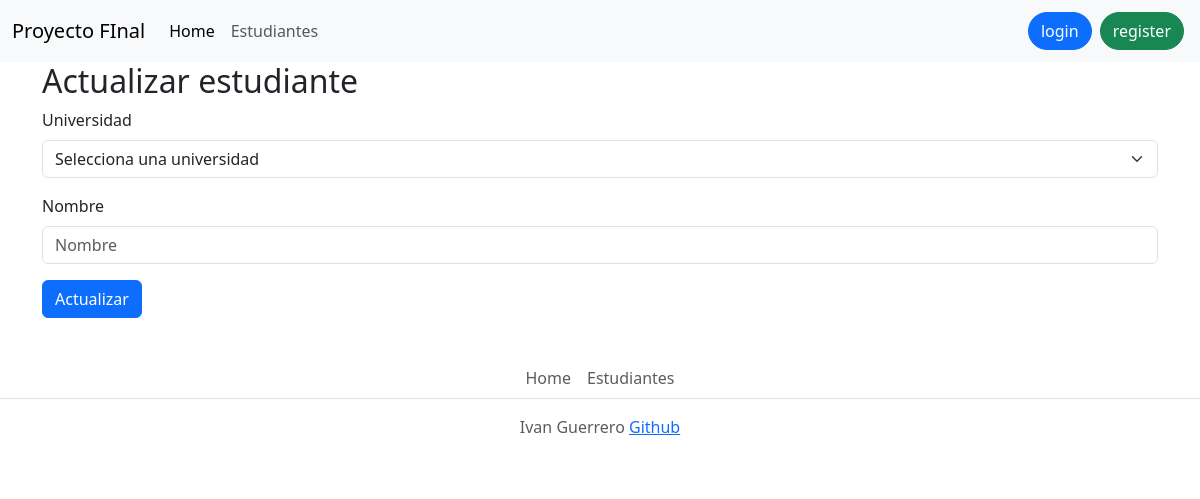
/student/update/1, run on an earlier commit of the app's database.
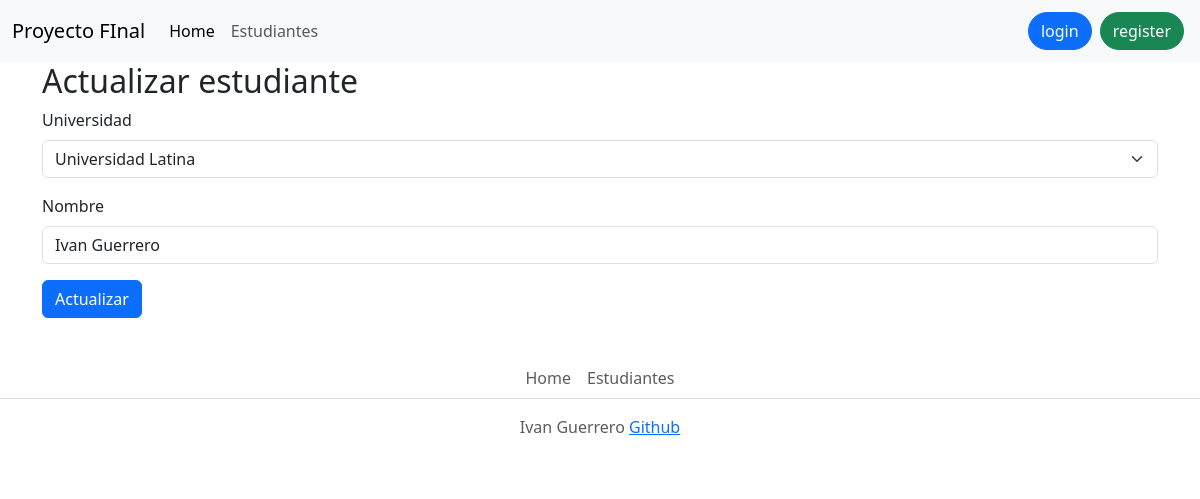
And on a later commit of the database.
### models/student.py (models this page shows, shortened)
class Student(db.Model):
    __tablename__="students"
    id=db.Column(db.Integer,primary_key=True)
    university_id=db.Column(db.Integer,db.ForeignKey("universities.id"))
    university=db.relationship("University",backref="students")
    name=db.Column(db.String(50))

### controllers/student.py (the view, shortened to what this page needs)
@students.route("/update/<id>",methods=['POST','GET'])
def update(id):
  try:
      if request.method=="GET":
          student=Student.query.filter_by(id=id).first()
          universities=University.query.all()
          return render_template('update.html',student=student, universities=universities)
  except Exception as error:
      print(str(error))
      flash("error occured")
      return render_template('update.html')
  return render_template('update.html')

### templates/student/update.html (shortened to what this page needs)
{% extends "home_base.html" %}
{% block content %}
<h2>Actualizar estudiante</h2>
<form action="{{url_for('students.update', id=student.id)}}" method="POST">
  <div class="mb-3">
    <label for="university" class="form-label">Universidad</label>
    <select class="form-select" aria-label="Default select example" id="university" name="university_id">
      <option>Selecciona una universidad</option>
      {% for university in universities %}
        {% if student.university_id == university.id %}
          <option selected value="{{university.id}}">{{university.name}}</option>
        {% else %}
          <option value="{{university.id}}">{{university.name}}</option>
        {% endif %}
      {% endfor %}
    </select>
  </div>
  <div class="mb-3">
    <label for="name" class="form-label">Nombre</label>
    <input type="text" class="form-control" id="name" name="name" placeholder="Nombre" value="{{student.name}}">
  </div>
  <button type="submit" class="btn btn-primary">Actualizar</button>
</form>
{% endblock %}

### templates/home/home_base.html (shortened to what this page needs)
{% extends "base.html" %}
{% block body %}
<nav class="navbar navbar-expand-lg bg-body-tertiary">
  <div class="container-fluid">
    <a class="navbar-brand" href="#">Proyecto FInal</a>
    <div class="collapse navbar-collapse" id="navbarSupportedContent">
      <ul class="navbar-nav me-auto mb-2 mb-lg-0">
        <li class="nav-item">
          <a class="nav-link active" aria-current="page" href="{{url_for('home.index')}}">Home</a>
        </li>
        <li class="nav-item">
          <a class="nav-link" href="{{url_for('students.index')}}">Estudiantes</a>
        </li>
      </ul>
      {% if current_user.is_authenticated %}
      <span class="text-muted fw-semibold m-2">{{current_user.name}}</span>
      <a href="{{url_for('users.logout')}}" class="btn btn-secondary m-1 rounded-pill">logout</a>
      {% else %}
      <a href="{{url_for('users.login')}}" class="btn btn-primary m-1 rounded-pill">login</a>
      <a href="{{url_for('users.register')}}" class="btn btn-success m-1 rounded-pill">register</a>
      {% endif%}
    </div>
  </div>
</nav>
<div class="container">
  {% block content %}
  {% endblock %}
</div>
<div class="w-100 bg-white">
  <footer class="py-3 my-4">
    <ul class="nav justify-content-center border-bottom mb-3">
      <li class="nav-item"><a href="{{url_for('home.index')}}" class="nav-link px-2 text-muted">Home</a></li>
      <li class="nav-item"><a href="{{url_for('students.index')}}" class="nav-link px-2 text-muted">Estudiantes</a></li>
    </ul>
    <p class="text-center text-muted">Ivan Guerrero <a href="https://github.com/ivanGuerreroDev"
        target="_blank">Github</a> </p>
  </footer>
</div>
{% endblock %}

### templates/base.html (shortened to what this page needs)
<!DOCTYPE html>
<html lang="en">
<head>
    <link href="https://cdn.jsdelivr.net/npm/bootstrap@5.3.0-alpha1/dist/css/bootstrap.min.css" rel="stylesheet" >
</head>
<body>
  {% block body %}
  {% endblock %}
</body>
</html>

What changed in the data, as far as the page shows it:
added Student: name "Ivan Guerrero"
Also different on the page:
form field university_id: "Selecciona una universidad" → "Universidad Latina"
